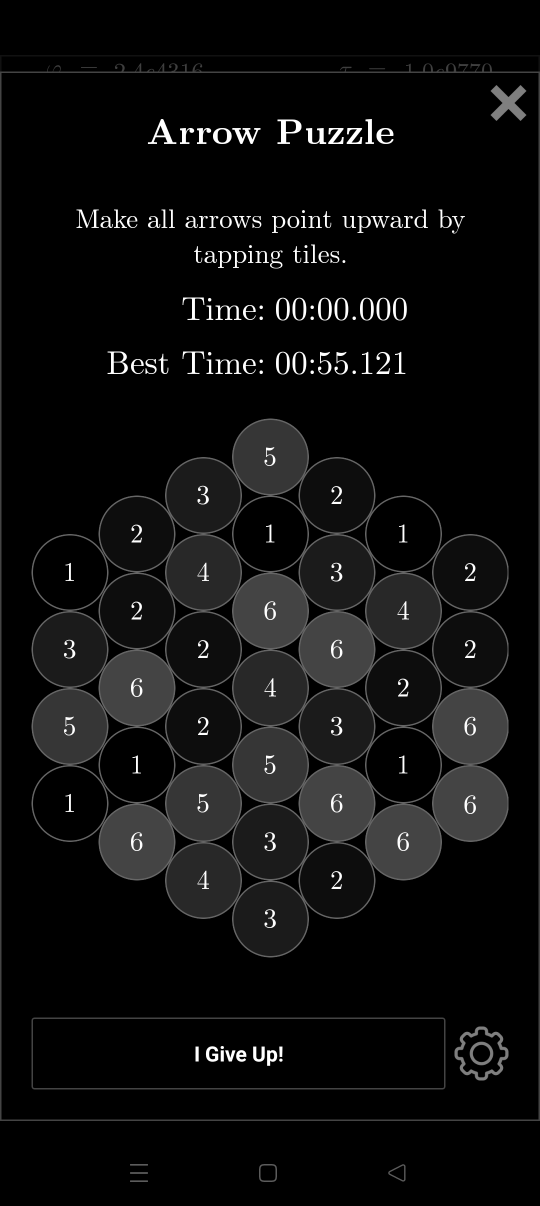
#> input picture vision/calibration/screen.png, 1080 x 2412 px (shown at 1/2 size)
$ python auto_template.py
#> lines starting #> are read from the running program, lines starting #| are printed output that depends on the picture
import cv2
import os
import sys

# Dynamically link the config file
sys.path.append(os.path.dirname(os.path.dirname(os.path.abspath(__file__))))
from config import screen_map

def generate_perfect_templates():
    script_dir = os.path.dirname(os.path.abspath(__file__))
    img_path = os.path.join(script_dir, "calibration", "screen.png")
    img = cv2.imread(img_path, cv2.IMREAD_GRAYSCALE)
#> img is the input picture: shape (2412, 1080); min 0, max 255, mean 14.3

    if img is None:
        raise FileNotFoundError(f"Could not load master screenshot at {img_path}")

    template_source = {
        1: (-3, 0),
        2: (-2, 0),
        3: (-3, 1),
        4: (-1, 3),
        5: (-3, 2),
        6: (-2, 1)
    }

    out_dir = os.path.join(script_dir, "templates")
    os.makedirs(out_dir, exist_ok=True)

    box_size = 80
    half = box_size // 2

    print("--- Auto-Generating 1:1 Pixel Templates ---")
    for val, coord in template_source.items():
        x, y = screen_map[coord]

        crop = img[y - half : y + half, x - half : x + half]

        out_file = os.path.join(out_dir, f"{val}.PNG")
        cv2.imwrite(out_file, crop)
        print(f"Saved {val}.PNG extracted directly from {coord}")
#> this loop made 6 passes
#> pass 1, in generate_perfect_templates, `crop = img[y - half : y + half, x - half : x + half]`:
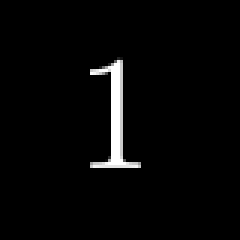
#> crop: shape (80, 80) (shown 3 times larger); min 0, max 255, mean 6.8
#> pass 2, in generate_perfect_templates, `crop = img[y - half : y + half, x - half : x + half]`:
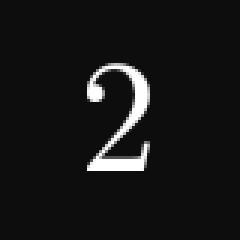
#> crop: shape (80, 80) (shown 3 times larger); min 13, max 255, mean 22.9
#> pass 3, in generate_perfect_templates, `crop = img[y - half : y + half, x - half : x + half]`:
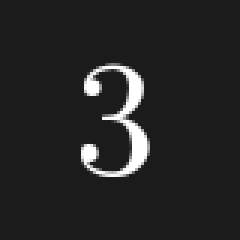
#> crop: shape (80, 80) (shown 3 times larger); min 27, max 255, mean 36.7

    print("\n[SUCCESS] Overwrote old templates. Scale mismatch eliminated.")

if __name__ == "__main__":
    generate_perfect_templates()
